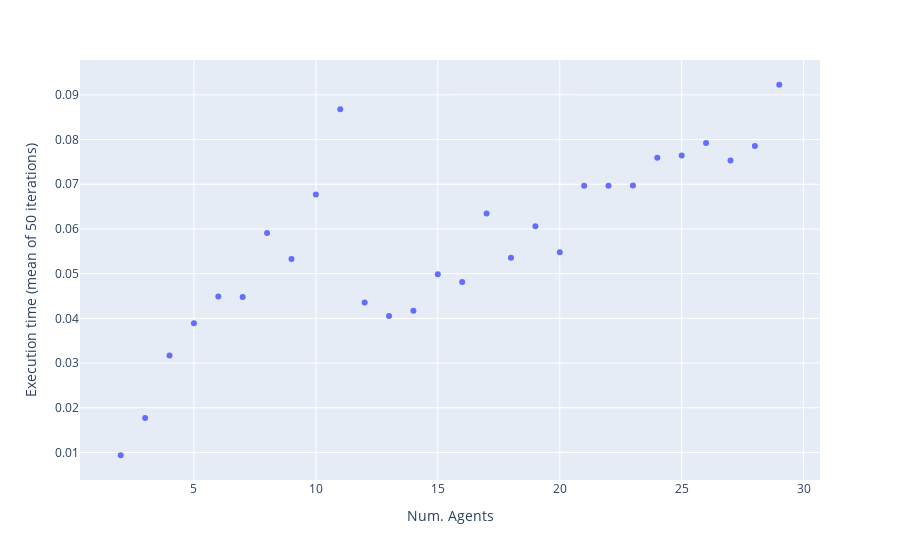
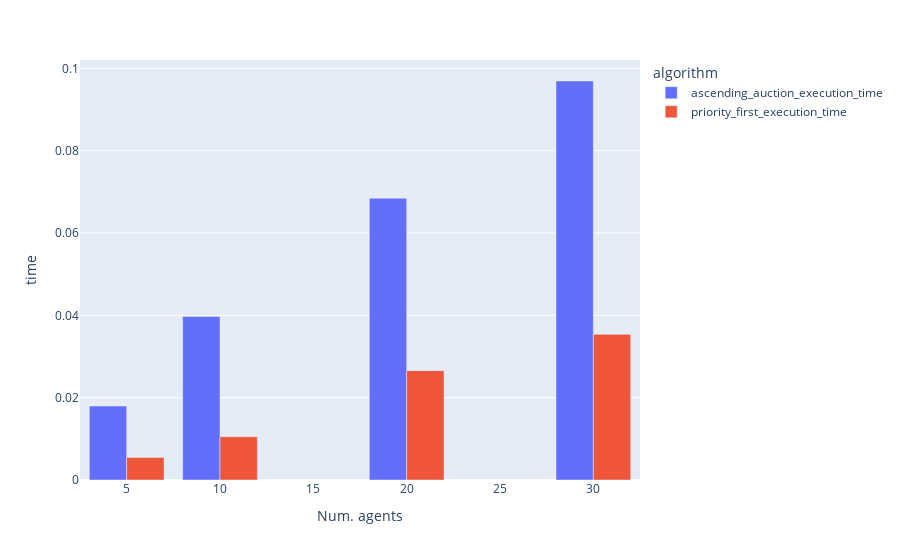

The notebook cell these images were saved under, in order:
### Markdown cell above
### Running time
We measure the execution time of ascending auction with different number of agents and slots

### Code cell
fig2 = px.scatter(experiment_messages.loc[experiment_messages.n_slots == 10, :].groupby('n_agents').mean().reset_index(level=0),
                  x='n_agents', y='ascending_auction_execution_time',
                  labels={'n_agents': 'Num. Agents', 'ascending_auction_execution_time': 'Execution time (mean of 50 iterations)'})
fig2.show()

experiment_running_time_multiple_agents = pd.DataFrame()
for n_agents in [5, 10, 20, 30]:
    total = run_experiment(n_exp=50, n_agents=n_agents, max_deadline=10, max_duration=10, max_utility=20,
                           n_slots=10, entry_price=1, min_bid=0.25,
                           agent_type=['ascending_auction', 'priority_first'])
    total['n_agents'] = n_agents
    total['n_slots'] = n_slots

    experiment_running_time_multiple_agents = experiment_running_time_multiple_agents.append(total)

experiment_running_time_multiple_agents = experiment_running_time_multiple_agents.groupby('n_agents').mean()
experiment_running_time_multiple_agents.reset_index(level=0, inplace=True)
experiment_running_time_multiple_agents = experiment_running_time_multiple_agents.melt(
    id_vars=['n_agents', 'total_duration_per_slot', 'total_std_of_duration'],
    value_vars=['ascending_auction_execution_time', 'priority_first_execution_time'],
    var_name='algorithm',
    value_name='time'
)

fig3 = px.bar(experiment_running_time_multiple_agents, x='n_agents', y='time', barmode='group', color='algorithm',
              labels={'n_agents': 'Num. agents'})
fig3.show()

### Figure 1 — Plotly figure (JSON) as saved in the notebook; plotly's stock layout.template omitted (floating-point values rounded to 4 significant figures)
{"data": [{"hovertemplate": "Num. Agents=%{x}<br>Execution time (mean of 50 iterations)=%{y}<extra></extra>", "legendgroup": "", "marker": {"color": "#636efa", "symbol": "circle"}, "mode": "markers", "name": "", "orientation": "v", "showlegend": false, "x": [2, 3, 4, 5, 6, 7, 8, 9, 10, 11, 12, 13, 14, 15, 16, 17, 18, 19, 20, 21, 22, 23, 24, 25, 26, 27, 28, 29], "xaxis": "x", "y": [0.009373, 0.01771, 0.03167, 0.03889, 0.0449, 0.04478, 0.05908, 0.0533, 0.06769, 0.08678, 0.04354, 0.04054, 0.04172, 0.04986, 0.04812, 0.06346, 0.05358, 0.0606, 0.05476, 0.06966, 0.06964, 0.06972, 0.07594, 0.07646, 0.07924, 0.0753, 0.07854, 0.09226], "yaxis": "y", "type": "scatter"}], "layout": {"xaxis": {"anchor": "y", "domain": [0.0, 1.0], "title": {"text": "Num. Agents"}}, "yaxis": {"anchor": "x", "domain": [0.0, 1.0], "title": {"text": "Execution time (mean of 50 iterations)"}}, "legend": {"tracegroupgap": 0}, "margin": {"t": 60}}}

### Figure 2 — Plotly figure (JSON) as saved in the notebook; plotly's stock layout.template omitted (floating-point values rounded to 4 significant figures)
{"data": [{"alignmentgroup": "True", "hovertemplate": "algorithm=ascending_auction_execution_time<br>Num. agents=%{x}<br>time=%{y}<extra></extra>", "legendgroup": "ascending_auction_execution_time", "marker": {"color": "#636efa", "pattern": {"shape": ""}}, "name": "ascending_auction_execution_time", "offsetgroup": "ascending_auction_execution_time", "orientation": "v", "showlegend": true, "textposition": "auto", "x": [5, 10, 20, 30], "xaxis": "x", "y": [0.01796, 0.03972, 0.06846, 0.09692], "yaxis": "y", "type": "bar"}, {"alignmentgroup": "True", "hovertemplate": "algorithm=priority_first_execution_time<br>Num. agents=%{x}<br>time=%{y}<extra></extra>", "legendgroup": "priority_first_execution_time", "marker": {"color": "#EF553B", "pattern": {"shape": ""}}, "name": "priority_first_execution_time", "offsetgroup": "priority_first_execution_time", "orientation": "v", "showlegend": true, "textposition": "auto", "x": [5, 10, 20, 30], "xaxis": "x", "y": [0.005458, 0.0105, 0.02656, 0.03538], "yaxis": "y", "type": "bar"}], "layout": {"xaxis": {"anchor": "y", "domain": [0.0, 1.0], "title": {"text": "Num. agents"}}, "yaxis": {"anchor": "x", "domain": [0.0, 1.0], "title": {"text": "time"}}, "legend": {"title": {"text": "algorithm"}, "tracegroupgap": 0}, "margin": {"t": 60}, "barmode": "group"}}
